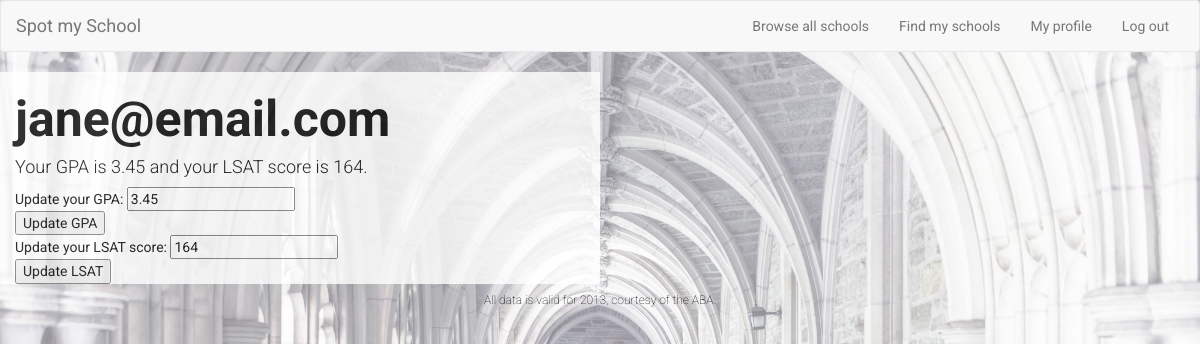
Screenshot of /profile (signed in) with the database file from the repository.
### model.py (models this page shows, shortened)
class User(db.Model):
    __tablename__ = "users"
    user_id = db.Column(db.Integer, autoincrement=True, primary_key=True)
    email = db.Column(db.String(60), nullable=False, unique=True)
    password = db.Column(db.String(40), nullable=False)
    gpa = db.Column(db.Float, nullable=True)
    lsat = db.Column(db.Integer, nullable=True)

### server.py (the view)
@app.route('/profile')
def display_profile():
    if not session:
        flash("You must login to continue.")
        return redirect('/login')
    else:
        user_id = session['user_id']
        user = User.query.filter_by(user_id=user_id).first()
        school_list = query_user_schools(user_id)
        school_coords = identify_school_coords(school_list)
        return render_template("user_profile.html",
                               user=user,
                               school_list=school_list,
                               school_coords=school_coords)

### server.py (called while the page is built)
def query_user_schools(user_id):
    return db.session.query(School.school_name,
                            School.address,
                            School.latitude,
                            School.longitude,
                            School.gpa_75,
                            School.gpa_50,
                            School.gpa_25,
                            School.lsat_75,
                            School.lsat_50,
                            School.lsat_25,
                            School_list.user_id,
                            School_list.school_id,
                            School_list.admission_chance,
                            School_list.app_submitted
                            ).filter(School_list.user_id == user_id).join(School_list).order_by(School.school_name).all()

def identify_school_coords(school_list):
    school_coords = []
    for item in school_list:
        lat = item.latitude
        lng = item.longitude
        school = item.school_name
        admission_chance = item.admission_chance
        school_coords.append([school, lat, lng, admission_chance])
    return json.dumps(school_coords)

### templates/user_profile.html (shortened to what this page needs)
{% extends 'base.html' %}
{% block content %}
<div class="row">
    <div class="col-xs-12 col-md-6 col-lg-6 left opaque-white">
        <h1>{{ user.email }}</h1>
        <h4>Your GPA is <span id="user-gpa">{{ user.gpa }}</span> and your LSAT score is <span id="user-lsat">{{ user.lsat }}</span>.</h4>
            <form method="post" id="update-gpa">
                Update your GPA: <input type="text" name="gpa" id="gpa" value="{{ user.gpa }}"><br/>
                <input type="submit" value="Update GPA">
            </form>
            <form method="post" id="update-lsat">
                Update your LSAT score: <input type="text" name="lsat" id="lsat" value="{{ user.lsat }}"><br/>
                <input type="submit" value="Update LSAT">
            </form>
{% endblock %}

### static/css/project.css (style rules this page uses)
html, body { width: 100%; height: 100%; font-family: 'Roboto', sans-serif; }
h1 { font-weight: 700; font-size: 50px; }
h4 { font-weight: 300; }
.opaque-white { background-color: white; opacity: .8; }

### templates/base.html (style rules this page uses)
body { background-image: url(static/images/university-hall-light.jpg); background-size: cover; background-repeat: no-repeat; background-position: center center; background-attachment: fixed; color: #000; line-height: 1.3; -webkit-font-smoothing: antialiased; }

### rows the page displays
User: email "jane@email.com", gpa "3.45", lsat "164"
